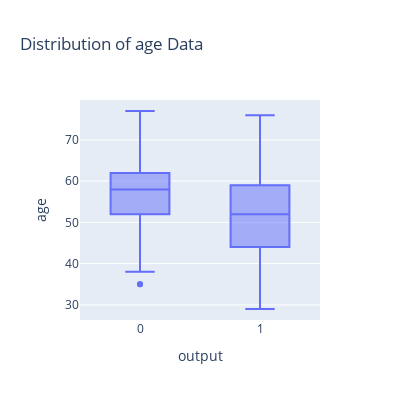
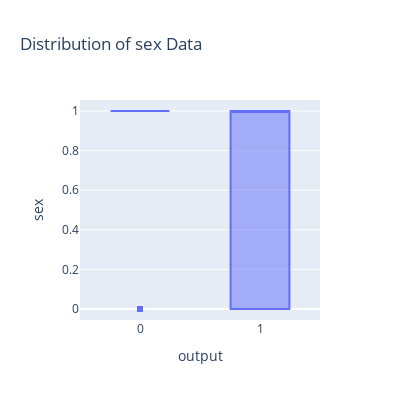
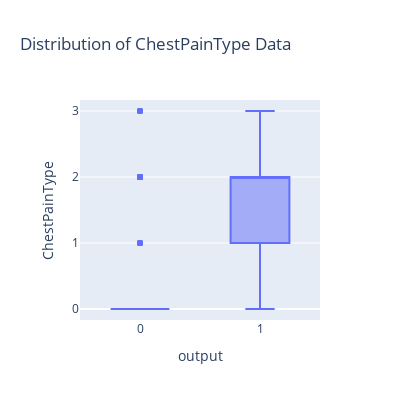
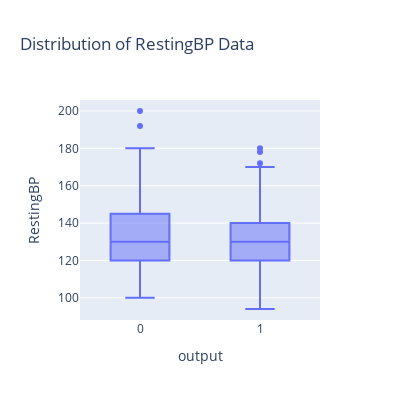

Here is the notebook cell these charts were saved with, in order:
### Code cell
plt.figure(figsize=(10, 6))  # Change the figsize to a smaller size

for i, col in enumerate(num_col, 1):
    plt.subplot(4, 4, i)
    plt.title(f"Distribution of {col} Data")
    sns.histplot(df[col], kde=True)
    plt.tight_layout()
    plt.plot()
    
    fig = px.box(df, y=col, x="output", title=f"Distribution of {col} Data")
    fig.update_layout(
        autosize=False,
        width=400,
        height=400,
        )
    fig.show()

### Figure 1 — Plotly figure (JSON) as saved in the notebook; plotly's stock layout.template omitted (floating-point values rounded to 4 significant figures; data arrays with more than 128 entries replaced by an {"elided": "..."} marker saying what was removed)
{"data": [{"alignmentgroup": "True", "hovertemplate": "output=%{x}<br>age=%{y}<extra></extra>", "legendgroup": "", "marker": {"color": "#636efa"}, "name": "", "notched": false, "offsetgroup": "", "orientation": "v", "showlegend": false, "type": "box", "x": {"elided": "303 int values"}, "x0": " ", "xaxis": "x", "y": {"elided": "303 int values"}, "y0": " ", "yaxis": "y"}], "layout": {"autosize": false, "boxmode": "group", "height": 400, "legend": {"tracegroupgap": 0}, "title": {"text": "Distribution of age Data"}, "width": 400, "xaxis": {"anchor": "y", "domain": [0, 1], "title": {"text": "output"}}, "yaxis": {"anchor": "x", "domain": [0, 1], "title": {"text": "age"}}}}

### Figure 2 — Plotly figure (JSON) as saved in the notebook; plotly's stock layout.template omitted (floating-point values rounded to 4 significant figures; data arrays with more than 128 entries replaced by an {"elided": "..."} marker saying what was removed)
{"data": [{"alignmentgroup": "True", "hovertemplate": "output=%{x}<br>sex=%{y}<extra></extra>", "legendgroup": "", "marker": {"color": "#636efa"}, "name": "", "notched": false, "offsetgroup": "", "orientation": "v", "showlegend": false, "type": "box", "x": {"elided": "303 int values"}, "x0": " ", "xaxis": "x", "y": {"elided": "303 int values"}, "y0": " ", "yaxis": "y"}], "layout": {"autosize": false, "boxmode": "group", "height": 400, "legend": {"tracegroupgap": 0}, "title": {"text": "Distribution of sex Data"}, "width": 400, "xaxis": {"anchor": "y", "domain": [0, 1], "title": {"text": "output"}}, "yaxis": {"anchor": "x", "domain": [0, 1], "title": {"text": "sex"}}}}

### Figure 3 — Plotly figure (JSON) as saved in the notebook; plotly's stock layout.template omitted (floating-point values rounded to 4 significant figures; data arrays with more than 128 entries replaced by an {"elided": "..."} marker saying what was removed)
{"data": [{"alignmentgroup": "True", "hovertemplate": "output=%{x}<br>ChestPainType=%{y}<extra></extra>", "legendgroup": "", "marker": {"color": "#636efa"}, "name": "", "notched": false, "offsetgroup": "", "orientation": "v", "showlegend": false, "type": "box", "x": {"elided": "303 int values"}, "x0": " ", "xaxis": "x", "y": {"elided": "303 int values"}, "y0": " ", "yaxis": "y"}], "layout": {"autosize": false, "boxmode": "group", "height": 400, "legend": {"tracegroupgap": 0}, "title": {"text": "Distribution of ChestPainType Data"}, "width": 400, "xaxis": {"anchor": "y", "domain": [0, 1], "title": {"text": "output"}}, "yaxis": {"anchor": "x", "domain": [0, 1], "title": {"text": "ChestPainType"}}}}

### Figure 4 — Plotly figure (JSON) as saved in the notebook; plotly's stock layout.template omitted (floating-point values rounded to 4 significant figures; data arrays with more than 128 entries replaced by an {"elided": "..."} marker saying what was removed)
{"data": [{"alignmentgroup": "True", "hovertemplate": "output=%{x}<br>RestingBP=%{y}<extra></extra>", "legendgroup": "", "marker": {"color": "#636efa"}, "name": "", "notched": false, "offsetgroup": "", "orientation": "v", "showlegend": false, "type": "box", "x": {"elided": "303 int values"}, "x0": " ", "xaxis": "x", "y": {"elided": "303 int values"}, "y0": " ", "yaxis": "y"}], "layout": {"autosize": false, "boxmode": "group", "height": 400, "legend": {"tracegroupgap": 0}, "title": {"text": "Distribution of RestingBP Data"}, "width": 400, "xaxis": {"anchor": "y", "domain": [0, 1], "title": {"text": "output"}}, "yaxis": {"anchor": "x", "domain": [0, 1], "title": {"text": "RestingBP"}}}}
